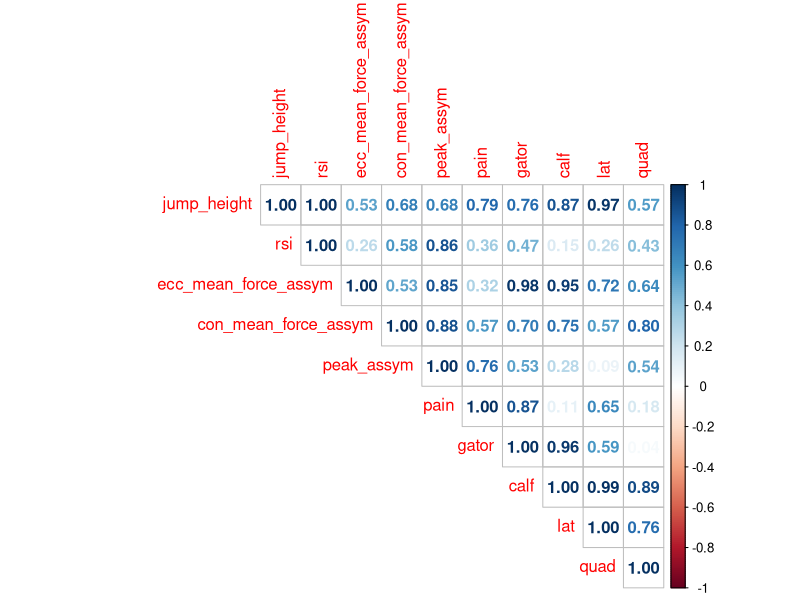
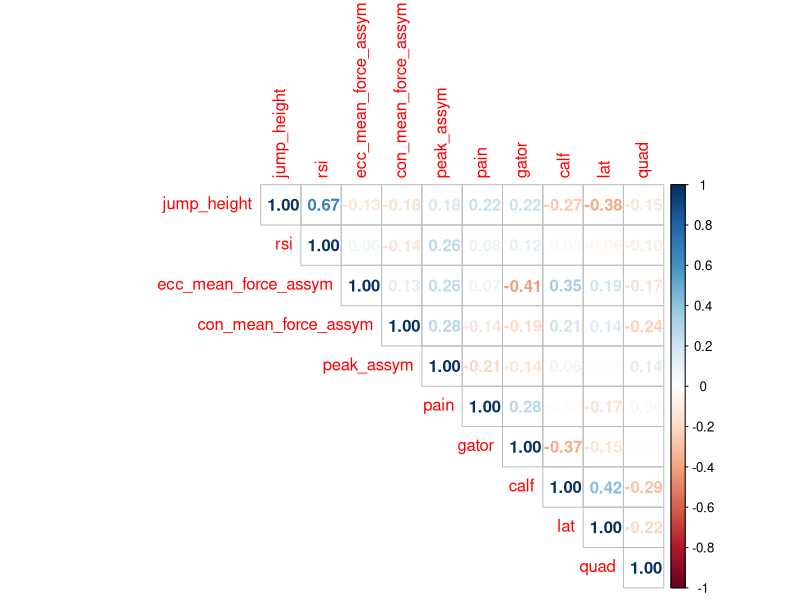

Recreate these plots in R, in order.
library(tidyverse)
library(corrplot)

data <- read.csv(file = './Data/pro_skills_testing.csv')
clean_data <- data[!is.na(data$jump_height), ]

corr_data <- select(clean_data, -c(First, Last, Team, ecc_mean_assym_side, con_mean_force_assym_side, peak_assym_side, event)) %>%
  mutate(pain = ifelse(pain == 'Y', 1, 0), gator = ifelse(gator == 'Y', 1, 0), calf = ifelse(calf == 'Y', 1, 0), lat = ifelse(lat == 'Y', 1, 0), quad = ifelse(quad == 'Y', 1, 0))

i <- 1
j <- 1
corr_matrix <- matrix(nrow = length(names(corr_data)), ncol = length(names(corr_data)))
rownames(corr_matrix) = names(corr_data)
colnames(corr_matrix) = names(corr_data)

for (name1 in names(corr_data)) {

  for(name2 in names(corr_data)){
    fit <- lm(corr_data[[name1]] ~ corr_data[[name2]])
    anova <- anova(fit)
    p_value <- anova$`Pr(>F)`[1]
    corr_matrix[i, j] <- 1 - p_value
    j <- j + 1
  }

  j <- 1
  i <- i + 1
}

print(corrplot(corr_matrix, method = 'number', type = 'upper'))


corr_matrix <- cor(corr_data, use = 'pairwise.complete.obs', method = 'pearson')
print(corrplot(corr_matrix, method = 'number', type = 'upper'))
